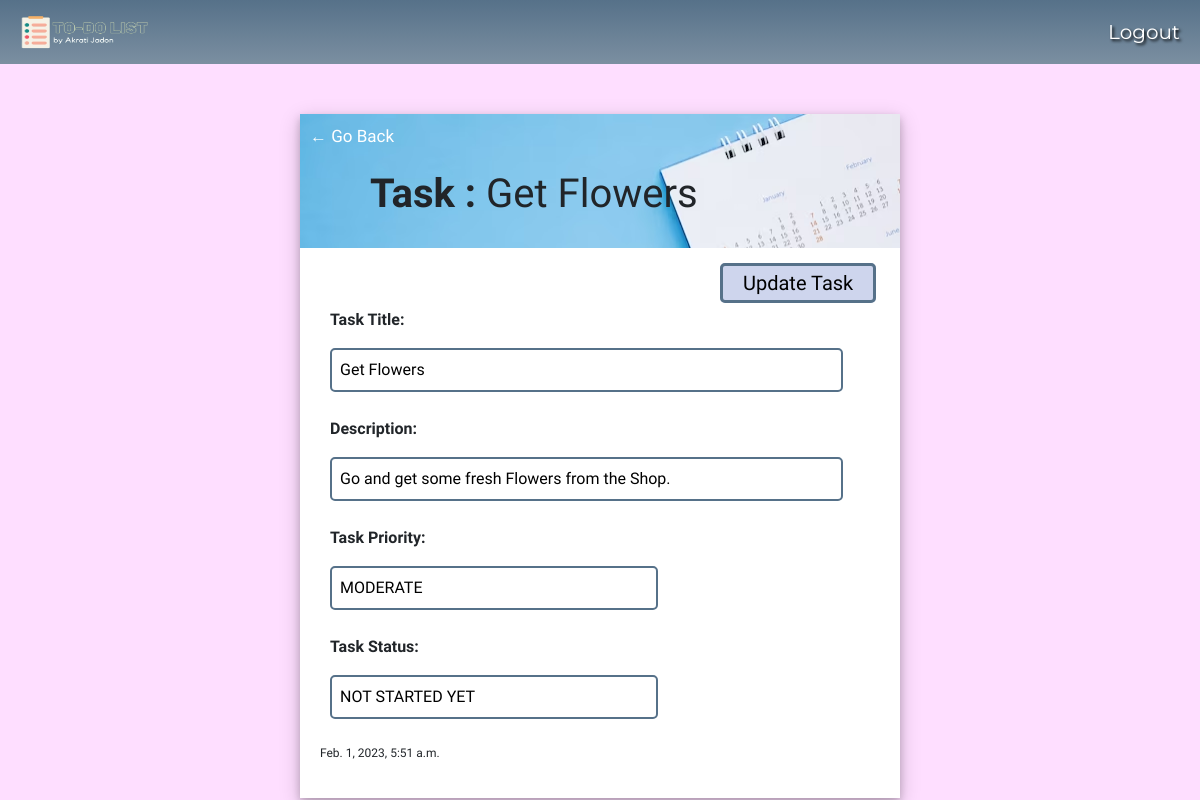
Screenshot of /task/10/ (signed in) with the database file from the repository.
### home/models.py (models this page shows)
class MyTask(models.Model):
    priority_choices = [
        ('H', 'HIGH'),
        ('K', 'MODERATE'),
        ('L', 'LOW')
    ]
    status_choices = [
        ('S', 'FINISHED'),
        ('P', 'IN PROGRESS'),
        ('N', 'NOT STARTED YET')
    ]
    user = models.ForeignKey(User, on_delete=models.CASCADE, blank=False, null=False)
    title = models.CharField(max_length=250, blank=False, null=False)
    description = models.TextField(blank=True, null=True)
    priority = models.CharField(max_length=1, choices=priority_choices, blank=False, null=False)
    status = models.CharField(max_length=1, choices=status_choices, blank=False, null=False)
    created_on = models.DateTimeField(auto_now_add=True)
    def __str__(self):
        return self.title
    class Meta:
        ordering = ['status', '-created_on']

### home/views.py (the view)
# urls.py: path('task/<int:pk>/', TaskDetail.as_view(), name='item-detail'),
class TaskDetail(LoginRequiredMixin, DetailView):
    model = MyTask
    template_name = 'home/item_detail.html'
    context_object_name = 'item'

### home/templates/home/item_detail.html (shortened to what this page needs)
{% extends 'home/main.html' %}
{% block bodyid %}
    id="light-bg"
{% endblock bodyid %}
{% block content %}
    <div class="block-container">
        <div class="detail-header-bar">
            <a class="back-link" href="{% url 'home-page' %}">&#8592; Go Back</a>
            <h1>
                <strong>Task : </strong>{{item}}
            </h1>
        </div>
        <div class="body-block">
            <a class="edit-link" href="{% url 'item-update' item.id %}">Update Task</a>
            <div class="section">
                <p><strong>Task Title:</strong></p>
                <input type="text" value="{{item.title}}" readonly>
            </div>
            <div class="section">
                <p><strong>Description:</strong></p>
                <input type="text" value="{{item.description}}" readonly>
            </div>
            <div class="section" style="width: 80%;">
                <p><strong>Task Priority:</strong></p>
                <div class="inline-container">
                    <input type="text" value="{{item.get_priority_display}}" readonly>
                </div>
            </div>
            <div class="section" style="width: 80%; !important">
                <p><strong>Task Status:</strong></p>
                <div class="inline-container">
                    <input type="text" value="{{item.get_status_display}}" readonly>
                </div>
            </div>
            <p class="created-container">{{item.created_on}}</p>
        </div>
    </div>
{% endblock content %}

### home/static/home/css/style.css (style rules this page uses)
body#light-bg { background-color: #FEDEFF !important; }
.block-container { margin-top: 100px; max-width: 600px; margin: auto; background-color: #FFF; box-shadow: 0 4px 8px 0 rgba(0, 0, 0, 0.2), 0 6px 20px 0 rgba(0, 0, 0, 0.19); font-family: 'Rajdhani', sans-serif; }
.body-block { padding: 20px; }
input[type=text], input[type=password], textarea { border: 2px solid #567189 !important; border-radius: 5px; padding: 8px; width: 95%; }
.back-link { text-decoration: none; color: white; font-size: 17px; }
.detail-header-bar { background-image: url('../Images/task-bck.png'); padding: 10px; margin-top: 50px; }
.detail-header-bar h1 { margin: 10px; padding: 10px 50px; font-family: 'M PLUS Rounded 1c', sans-serif; }
.edit-link { text-decoration: none; margin-left: 400px; border: 3px solid #567189; background-color: #CED5ED; color: #000000; padding: 5px 20px; font-size: 20px; border-radius: 5px; cursor: pointer; }
.section { padding: 10px; margin-bottom: 5px; }
.inline-container { display: flex; justify-content: space-between; }
.created-container { font-size: 12px; padding-top: 10px; }

### rows the page displays
MyTask: title "Get Flowers", description "Go and get some fresh Flowers from the Shop.", priority "MODERATE", status "NOT STARTED YET", created_on "Feb. 1, 2023, 5:51 a.m."
